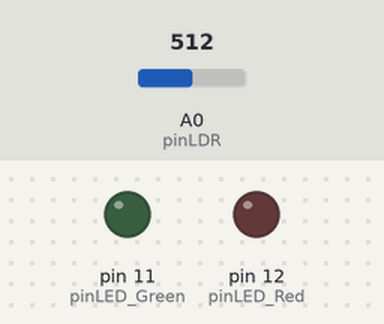
This sketch was run on a simulated Arduino Uno, built with avr-gcc and run on an emulated ATmega328P. On the bench: output pins drawn as LEDs (lit = HIGH). The test bench sets the inputs (shaded band); at power-on: A0 (pinLDR) = 512. Random numbers use the default seed unless the sketch sets one.

Above: at 1.2 s.
1.3 s: A0 (pinLDR) set to 490
At 1.6 s:
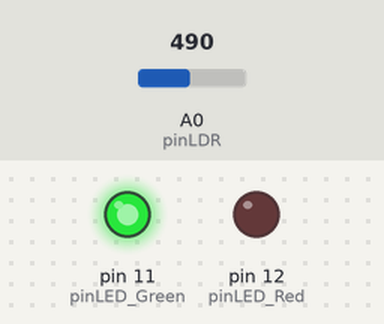
2.8 s: A0 (pinLDR) set to 220
At 4.0 s:
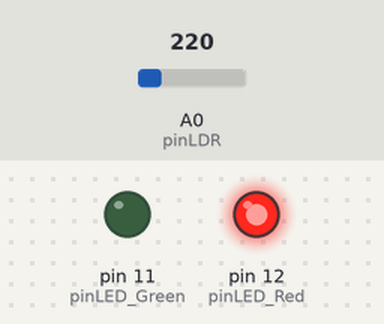
4.3 s: A0 (pinLDR) set to 306
At 5.2 s:
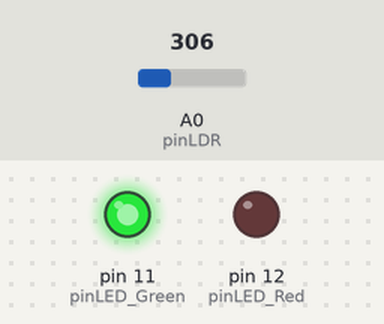
5.8 s: A0 (pinLDR) set to 122
At 6.4 s:
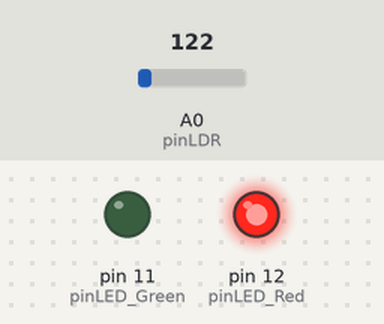
Timing chart, 0 to 8.3 s (numbered marks = the images above; inputs shaded):
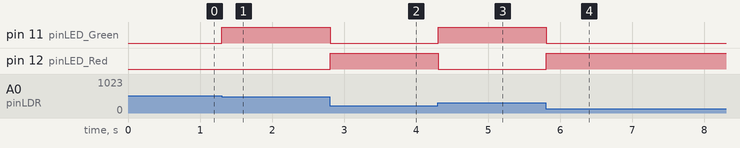

Measured:
- the behaviour switches between 500 and 499 on A0 (pinLDR) (found by bisection; images 0 and 1)
- after the input at 1.3 s, pin 11 (pinLED_Green): LOW → HIGH at once
- after the input at 2.8 s, pin 11 (pinLED_Green): HIGH → LOW at once; pin 12 (pinLED_Red): LOW → HIGH at once
- after the input at 4.3 s, pin 11 (pinLED_Green): LOW → HIGH at once; pin 12 (pinLED_Red): HIGH → LOW at once
- after the input at 5.8 s, pin 11 (pinLED_Green): HIGH → LOW at once; pin 12 (pinLED_Red): LOW → HIGH at once

The sketch:

emergency_light.ino
```cpp
const int pinLDR = A0;
const int pinLED_Red = 12;
const int pinLED_Green = 11;
int inputADC = 0;

void setup() {
  pinMode(pinLDR, INPUT);
  pinMode(pinLED_Red, OUTPUT);
  pinMode(pinLED_Green, OUTPUT);
}

void loop() {
  inputADC = analogRead(pinLDR);

  if(inputADC < 300){
    digitalWrite(pinLED_Red, HIGH);
  }
  else{
    digitalWrite(pinLED_Red,LOW);
  }
  if(inputADC > 300 && inputADC<500){
    digitalWrite(pinLED_Green, HIGH);
  }
  else{
    digitalWrite(pinLED_Green, LOW);
  }
  delay(100);

}
```

arrays.c
```cpp
#include<stdio.h>
#include<stdlib.h>

int main(){
    int valores [10];
    valores[0]= 8;
    valores[1]= 15;
    printf("primeiro valor é:%d\n", valores[0]);
    printf("Segundo valor é:%d\n", valores[1]);
    printf("Agora, informe o terceiro valor: ");
    scanf("%d",&valores[2]);
    printf("Terceiro valor é:%d\n", valores[2]);

}
```

arrays_basico.c
```cpp
#include <stdio.h>
#include <stdlib.h>
#include <math.h>
#include <stdbool.h>

int main(){
    int idade = 17;
    int idades[9] ={17,16,17,18,16,16,15,14,16};
    printf("primeiro: %d\n", idades[0]);
    printf("último: %d\n", idades[8]);
    int soma = 0;
    for(int i =0; i < 9 ; i = i + 1){
        soma = soma + idades[i];
    }
    printf("Soma dos elementos =  %d\n",soma);

}
```

arrays_basico2.c
```cpp
#include <stdio.h>
#include <stdlib.h>
#include <math.h>
#include <stdbool.h>

#define QNT 100

int main(){
    int idades [QNT];
    for(int i =0; i < QNT; i = i +1){
        printf("Informe a idade da pessoa n° %d: ",i+1);
        scanf("%d", &idades[i]);
    }
    int qnt_maiores = 0;
    for(int i =0; i < QNT; i = i +1){
        if(idades[i] >= 18){
            qnt_maiores = qnt_maiores +1;
        }
    }
    printf("Maiores de idade: %d \n", qnt_maiores);
    printf("Menores de idade: %d \n",QNT-qnt_maiores);

    int mais_velho = idades[0];
    int mais_nova = idades[0];
    int p_mv = 0;
    int p_mn = 0;
    for(int i =1; i < QNT; i = i +1){
        if(idades[i] > mais_velho){
            mais_velho = idades[i];
            p_mv = i;
        }
        if(idades[i] < mais_nova){
            mais_nova  = idades[i];
            p_mn = i;
        }
    }
    printf("A pessoa n° %d é a mais velha com idade: %d\n",p_mv+1, mais_velho);
    printf("A pessoa n° %d é a mais nova com idade é: %d \n",p_mn+1, mais_nova);
}
```

arrays_produtos.c
```cpp
#include <stdio.h>
#include <stdlib.h>
#include <stdbool.h>
#include <math.h>
#include <string.h>

#define QNT_PROD 5
#define TAM_NOME_PROD 20

int main()
{
    int quantidades[QNT_PROD];
    char produtos[QNT_PROD][TAM_NOME_PROD];
    int prox_PL = 0;
    int opcao = 0;
    while (opcao != 5)
    {
        printf("Selecione uma das opções:\n");
        printf("\t 1. Cadastrar produto\n");
        printf("\t 2. Excluir produto\n");
        printf("\t 3. Buscar produto\n");
        printf("\t 4. Listar produtos\n");
        printf("\t 5. Sair do sistema\n");

        scanf("%d", &opcao);
        switch (opcao)
        {
        case 1:
            printf("Opção inserir selecionada...\n");
            printf("Informe o nome do produto:");
            getchar();
            fgets(produtos[prox_PL], TAM_NOME_PROD, stdin);
            printf("Informe a quantidade em estoque:");
            scanf("%d", &quantidades[prox_PL]);
            prox_PL = prox_PL + 1;
            break;
        case 2:
            printf("Opção excluir selecionada...\n");
            break;
        case 3:
            printf("Opção buscar selecionada...\n");
            char nome [TAM_NOME_PROD];
            printf("Informe o nome do produto buscado:");
            getchar();
            fgets(nome, TAM_NOME_PROD, stdin);
            bool achou = false;
            int i =0;
            while(!achou && i < prox_PL){
                int valor = strcmp(nome, produtos[i]);
                if(valor ==0) achou = true;
                else i = i +1;
            }
            if(achou){
                printf("Produto encontrado\n");
                printf("\t Nome: %s", produtos[i]);
                printf("\t Quantidade: %d\n", quantidades[i]);
            }
            break;
        case 4:
            printf("Opção listar selecionada...\n");
            for (int i = 0; i < prox_PL; i = i + 1)
            {
                printf("Produto n°# %d\n", i + 1);
                printf("\t Nome: %s", produtos[i]);
                printf("\t Quantidade: %d\n", quantidades[i]);
            }
            break;
        case 5:
            printf("Saindo do sistema...\n");
            break;
        default:
            printf("Opção inválida\n");
            break;
        }
    }
}
```

bhaskara.c
```cpp
#include<stdio.h>
#include<math.h>

int main(){
   float a, b, c, delta, x1, x2;
   printf("Informe o valor de a:");
   scanf("%f",&a);
   printf("Informe o valor de b:");
   scanf("%f",&b);
   printf("Informe o valor de c:");
   scanf("%f",&c);
   delta = (b*b)-(4*a*c);
   if(delta>0){
    x1 = (-1*b + sqrt(delta))/(2*a);
    x2 = (-1*b - sqrt(delta))/(2*a);
    printf("Duas raízes reais: x1 = %.2f e x2 = %.2f\n", x1,x2);
   }
   else if(delta == 0){
    x1 = x2 = (-1*b)/(2*a);
    printf("Uma raiz real x1=x2 = %.2f", x1);
   }
   else{
    printf("Não existem raízes reais para a equação");
   }
}
```

dois_iguais.c
```cpp
#include<stdio.h>

int main(){
    int x, y, z;
    printf("Informe o primeiro número:");
    scanf("%f",&x);
    printf("Informe o segundo número:");
    scanf("%f",&y);
    printf("Informe o terceiro número:");
    scanf("%f",&z);
    if(x==y || x==z || y==z){
        printf("Existem dois valores iguais.\n");
    }
    else{
        printf("Não existem dois valores iguais.\n");
    }
}
```

e_primo.c
```cpp
#include<stdio.h>
#include<stdlib.h>

int main(){
    int numero;
    printf("Informe um número para testar se é primo:");
    scanf("%d",&numero);
    int n_divisores = 2;
    for(int i = 2; i < numero; i = i +1){
        if(numero%i==0){
            n_divisores = n_divisores +1;
        }
    }
    if(n_divisores==2){
        printf("O número %d é primo\n",numero);
    }
    else{
        printf("O número %d NÃO é primo\n", numero);
    }
}
```

for_soma_pares.c
```cpp
#include<stdio.h>
#include<stdlib.h>

int main(){
    int soma = 0;
    for(int i =0; i < 101; i = i+2){
        soma = soma + i;
    }
    printf("Soma dos pares entre 1 e %d é %d\n", 100, soma);
}
```

imc.c
```cpp
#include <stdio.h>

float massa;
float altura;
float gravidade = 9.81;
int main() {
  printf("Informe seu peso em kilogramas:\n");
  scanf("%f",&massa);
  printf("Informe sua altura em metros:\n");
  scanf("%f", &altura);
  float IMC = massa / (altura * altura);
  printf("O IMC para pessoa com altura %.2f m e massa %.2f kg : %.5f\n", altura,
         massa, IMC);
  float peso = massa * gravidade;
  printf("Sua massa de %.2f produz um peso de %.2f N", massa, peso);
  if(IMC < 18.5){
    printf("\nPeso abaixo do normal");
  }
  else{
   if(IMC >= 18.5 && IMC < 25){
    printf("\nPeso normal");
   }
   else{
    if(IMC >=25 && IMC < 30){
        printf("\nSobrepeso");
    }
    else{
        printf("\nObesidade");
    }
   }
  }
}
```

monitoramento.c
```cpp
#include <stdio.h>
#include <stdlib.h>

int main(){
    float tensao;
    printf("Informe a leitura de tensão:");
    scanf("%f", &tensao);
    while(tensao >= 105 && tensao<=230){
        printf("%s", "Tensão de trabalho normal\n");
        printf("%s","Informe a leitura de tensão:");
        scanf("%f",&tensao);
    }
    printf("%s","Tensão fora do intervalo adequado\n");
    return EXIT_SUCCESS;
}
```

notas.c
```cpp
#include<stdio.h>
#include<stdlib.h>

#define MAX 5

int main(){
    float notas[MAX];
    for(int i =0; i < MAX; i = i +1){
        printf("Informe a nota do aluno(a) nº%d:\n",i+1);
        scanf("%f",&notas[i]);
    }
    float soma = 0;
    float media = 0;
    for(int i=0; i < MAX; i = i +1){
        // atualizar a soma
        printf("Nota aluno(a) nº%d é %.2f\n",i+1,notas[i]);
    }
    // calcular e imprimir a média
}
```

pequena_revisao.c
```cpp
#include <stdio.h>
#include <stdlib.h>
#include <string.h>
#include <math.h>
#include <stdbool.h>


int main(){
    int valor = 110;
    float medida =  8.5;
    char a = 'n';
    printf("%c\n",a);
    printf("%c\n",valor);
    bool sinto_fome;
    int resposta;
    printf("Você esta com fome?[1]sim [2]não [3]não sei: ");
    scanf("%d", &resposta);
    if(resposta==1) sinto_fome = true;
    else sinto_fome = false;
    if(sinto_fome){
        printf("Va para o Hangra\n");
    }
    else{
        printf("Permaneça em sala\n");
    }
}
```

procurar_pitagoras.c
```cpp
#include<stdio.h>
#include<stdlib.h>

int main(){
    for(int a = 1; a < 1001; a = a+1){
        for(int b = 1; b < 1001; b = b+1){
            for(int c = 1; c < 1001; c = c+1){
                if(c*c == ((a*a) + (b*b))){
                    printf("Triangulo retângulo encontrado para a=%d, b=%d, c = %d\n", a,b,c);
                }
            }
        }
    }
}
```

questionario_matematico.c
```cpp
#include<stdio.h>
#include<stdlib.h>
#include<time.h>
#include<unistd.h>


int main(){
    srand(time(0));
    int x = (rand() % 100) + 1;
    int y = (rand() % 100) + 1;
    int n_erros = 0;
    int n_tentativas = 0;
    int n_vidas = 2;
    while(n_vidas > 0){
        int r1, r2;
        int g1, g2;
        printf("Qual o valor de %d + %d?",x,y);
        scanf("%d",&r1);
        g1 = x+y;
        if(x>y){
            printf("Qual o valor de %d / %d?", x,y);
            g2 = x/y;
        }
        else{
            printf("Qual o valor de %d / %d?", y,x);
            g2 =  y/x;

        }
        scanf("%d",&r2);
        if(r1!=g1 || r2!=g2){
            n_erros = n_erros +1;
            n_vidas = n_vidas - 1;
        }
        else{
            n_vidas = 2;
        }
        n_tentativas = n_tentativas + 1;
        x = (rand() % 100) + 1;
        y = (rand() % 100) + 1;
    }
    printf("Você errou duas seguidas :(\n");
    printf("Você respondeu %d perguntas e errou %d\n", n_tentativas, n_erros);
    float percentagem = (n_erros/(n_tentativas*1.0)) * 100;
    printf("Você errou %.2f %% \n", percentagem);
}
```

repete_for.c
```cpp
#include<stdio.h>
#include<stdlib.h>

//diz por onde seu programa irá começar
int main(){

  for(int i=0; i < 10; i = i + 1){
    printf("%d - ",i);
  }
  printf("\n Fim");
}
```

repeticao.c
```cpp
#include<stdio.h>
#include<stdlib.h>

#define NPARES 1000
// Mostrar a soma dos primeiros 1000 números pares a partir do 0

int main(){
    int res = 0;
    int npar = 0;
    for(int j=0; j < NPARES ; j = j +1){
        npar = j * 2;
        res = res + npar;
    }
    printf("A soma dos primerios %d números pares é: %d\n",NPARES,res);
}
```

repeticao_soma.c
```cpp
#include<stdio.h>
#include<stdlib.h>
#include <limits.h>

#define MAX 6

int main(){

    int  soma = 0, valor, maior_valor= INT_MIN,menor_valor;
    float media;
    for(int i = 1; i <= MAX; i = i + 1){
        printf("Informe o valor %d/%d\n",i,MAX);
        scanf("%d",&valor);
        soma = soma + valor;
        if(valor > maior_valor){
            maior_valor  =  valor;
        }
    }
    printf("A soma dos %d valores é:%d\n", MAX, soma);
    media  =  soma / (MAX * 1.0);
    printf("A média dos %d valores é:%.2f\n",MAX,media);
    printf("O maior valor lido é:%d\n",maior_valor);

}
```

tabela_verdade_implicacao.c
```cpp
#include <stdio.h>
#include <stdlib.h>
#include <stdbool.h>


int main(){
    char conceito;
    printf("informe o conceito: A, B, C, D, E, F ");
    scanf("%c", &conceito);
    int rendimento;
    printf("Informe o rendimento: [0,100] ");
    scanf("%d", &rendimento);
    bool p;
    if(conceito=='A') p = true;
    else p = false;
    bool q;
    if(rendimento >=90) q = true;
    else q = false;
    printf("Resultado: %d\n", !p || q);
}
```

teste_comparacao.c
```cpp
#include <stdio.h>
#include <stdlib.h>
#include <stdbool.h>
#include <math.h>
#include <string.h>

int main(){
    char palavra1 [20];
    char palavra2 [20];
    printf("Informe palavra 1:");
    fgets(palavra1, 20, stdin);
    printf("Informe palavra 2:");
    fgets(palavra2, 20, stdin);
    int valor = strcmp(palavra1,palavra2);
    printf("valor %d\n", valor);
}
```
